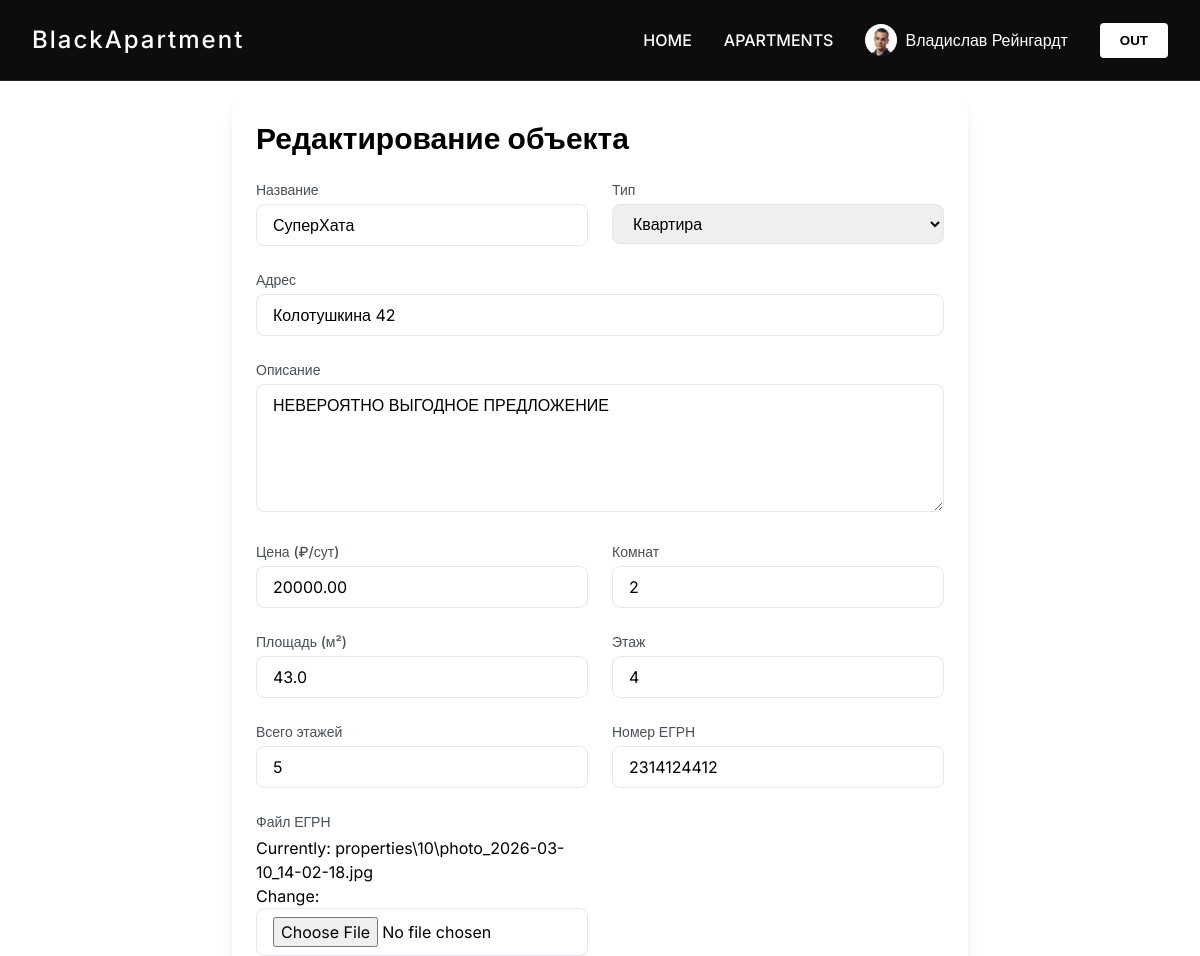
Before: /property/edit/10/ (signed in, upper part) with the older database file.
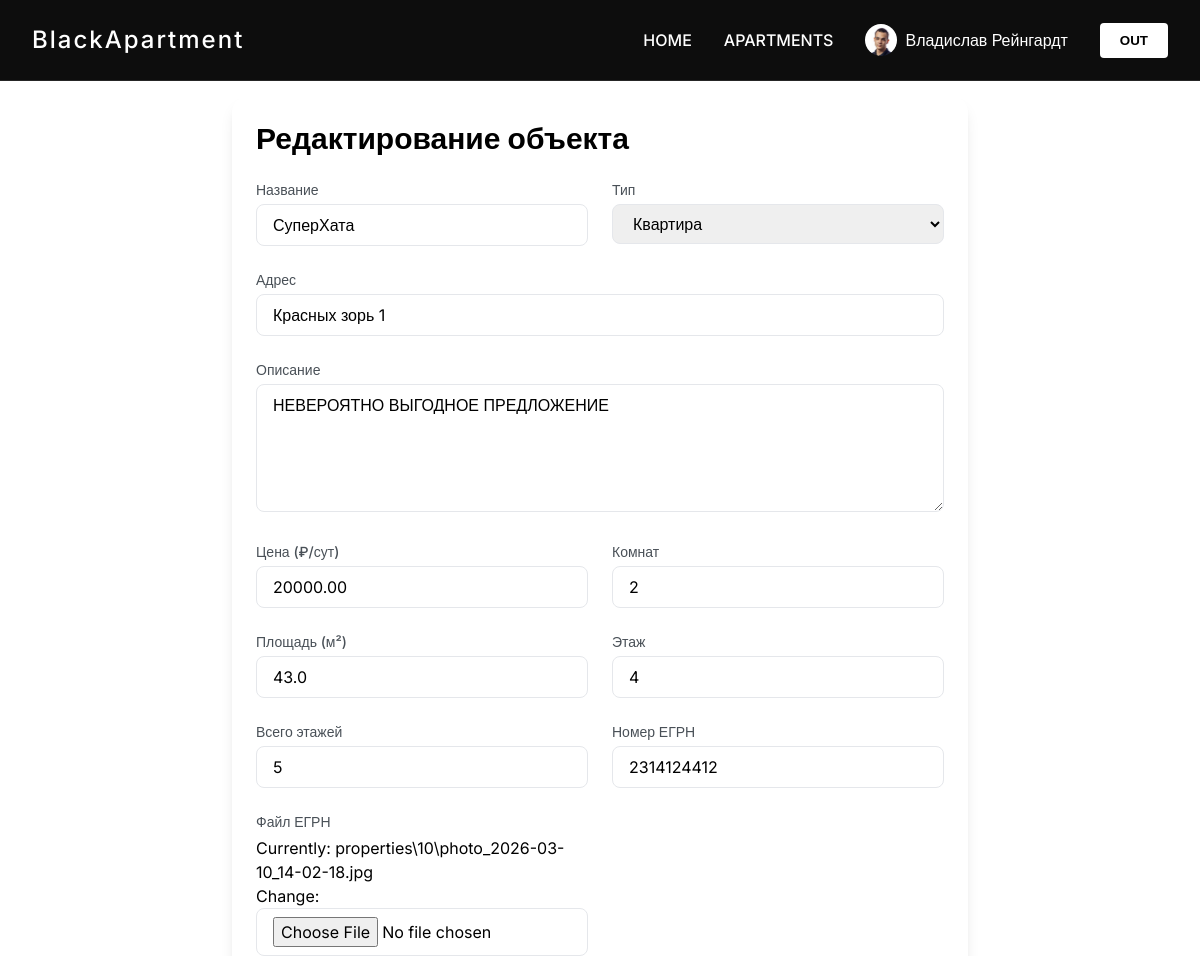
After: the same page with the newer database file.
### BlackApp/models.py (models this page shows, shortened)
class Property(models.Model):
    PROPERTY_TYPES = (
        ('apartment', 'Квартира'),
        ('house', 'Дом'),
        ('commercial', 'Коммерческая'),
        ('land', 'Участок'),
    )
    MODERATION_STATUSES = (
        ('draft', 'Черновик'),
        ('pending', 'На модерации'),
        ('approved', 'Одобрено'),
        ('rejected', 'Отклонено'),
        ('archived', 'В архиве'),
    )
    owner = models.ForeignKey(
        User,
        on_delete=models.CASCADE,
        related_name='properties',
        limit_choices_to={'user_type': 'landlord'},
        verbose_name='Владелец'
    )
    title = models.CharField('Заголовок', max_length=200)
    description = models.TextField('Описание')
    address = models.CharField('Адрес', max_length=255, db_index=True)
    latitude = models.FloatField('Широта', null=True, blank=True)
    longitude = models.FloatField('Долгота', null=True, blank=True)
    property_type = models.CharField('Тип', max_length=20, choices=PROPERTY_TYPES, db_index=True)
    price = models.DecimalField('Цена', max_digits=12, decimal_places=2, db_index=True)
    rooms = models.PositiveSmallIntegerField('Комнат', null=True, blank=True, db_index=True)
    area = models.FloatField('Площадь (м²)')
    floor = models.PositiveSmallIntegerField('Этаж', null=True, blank=True)
    floors_total = models.PositiveSmallIntegerField('Этажей в доме', null=True, blank=True)
    has_furniture = models.BooleanField('С мебелью', default=False)
    has_appliances = models.BooleanField('С техникой', default=False)
    separate_bathroom = models.BooleanField('Раздельный санулзел', default=False)
    allows_pets = models.BooleanField('Можно с животными', default=False)
    allows_children = models.BooleanField('Можно с детьми', default=False)
    egrn_number = models.CharField(
        'Номер ЕГРН',
        max_length=50,
        unique=True,
        help_text='Выписка из Единого государственного реестра недвижимости'
    )
    egrn_file = models.FileField(
        'Файл ЕГРН',
        upload_to='temp/egrn/%Y/%m/',
        help_text='Загрузите выписку из ЕГРН'
    )
    egrn_verified = models.BooleanField('ЕГРН проверен', default=False)
    moderation_status = models.CharField(
        'Статус модерации',
        max_length=20,
        choices=MODERATION_STATUSES,
        default='pending',
        db_index=True
    )
    moderator = models.ForeignKey(
        User,
        on_delete=models.SET_NULL,
        null=True,
        blank=True,
        related_name='moderated_properties',
        limit_choices_to={'user_type__in': ['moderator', 'admin']}
    )
    moderation_comment = models.TextField('Комментарий модератора', blank=True)
    moderated_at = models.DateTimeField('Дата модерации', null=True, blank=True)
    created_at = models.DateTimeField('Создано', auto_now_add=True, db_index=True)
    updated_at = models.DateTimeField('Обновлено', auto_now=True)
    published_at = models.DateTimeField('Опубликовано', null=True, blank=True, db_index=True)
    views_count = models.PositiveIntegerField('Просмотры', default=0)
    class Meta:
        verbose_name = 'Объект недвижимости'
        verbose_name_plural = 'Объекты недвижимости'
        ordering = ['-published_at']
        indexes = [
            models.Index(fields=['moderation_status', 'published_at']),
            models.Index(fields=['property_type', 'price']),
            models.Index(fields=['rooms', 'area']),
        ]

### BlackApp/views.py (the view)
# urls.py: path('property/edit/<int:property_id>/', views.edit_property, name='edit_property'),
@login_required
def edit_property(request, property_id):
    property_obj = get_object_or_404(Property, id=property_id, owner=request.user)
    if request.method == 'POST':
        form = PropertyForm(request.POST, request.FILES, instance=property_obj)
        if form.is_valid():
            property_obj = form.save(commit=False)
            property_obj.save()
            delete_images = request.POST.getlist('delete_images')
            if delete_images:
                PropertyImage.objects.filter(id__in=delete_images, property=property_obj).delete()
            new_images = request.FILES.getlist('new_images')
            for i, img in enumerate(new_images):
                PropertyImage.objects.create(
                    property=property_obj,
                    image=img,
                    is_main=(not property_obj.images.exists() and i == 0)
                )
            main_image_id = request.POST.get('main_image')
            if main_image_id:
                property_obj.images.update(is_main=False)
                PropertyImage.objects.filter(id=main_image_id, property=property_obj).update(is_main=True)
            messages.success(request, 'Объект успешно обновлён')
            return redirect('profile')
        else:
            messages.error(request, 'Исправьте ошибки в форме')
    else:
        form = PropertyForm(instance=property_obj)
    return render(request, 'BlackApp/add_property.html', {
        'form': form,
        'property': property_obj
    })

### BlackApp/forms.py
class PropertyForm(forms.ModelForm):
    class Meta:
        model = Property
        fields = [
            'title', 'description', 'address', 'property_type', 'price',
            'rooms', 'area', 'floor', 'floors_total',
            'has_furniture', 'has_appliances', 'allows_pets', 'allows_children', 'separate_bathroom',
            'egrn_number', 'egrn_file'
        ]
        widgets = {
            'description': forms.Textarea(attrs={'rows': 4}),
        }

### templates/BlackApp/add_property.html (shortened to what this page needs)
{% extends 'BlackApp/base.html' %}
{% load static %}
{% load widget_tweaks %}
{% block content %}
<div class="pt-24 container mx-auto px-4 max-w-3xl">
    <div class="bg-white rounded-2xl shadow-lg p-6">
        <h1 class="text-3xl font-bold mb-6">Редактирование объекта</h1>
        <form method="post" enctype="multipart/form-data">
            <div class="grid grid-cols-1 md:grid-cols-2 gap-6">
                <div>
                    <label class="block text-sm font-medium text-noir-700 mb-1">Название</label>
                    {{ form.title|add_class:"w-full border border-noir-300 rounded-lg px-4 py-2" }}
                </div>
                <div>
                    <label class="block text-sm font-medium text-noir-700 mb-1">Тип</label>
                    {{ form.property_type|add_class:"w-full border border-noir-300 rounded-lg px-4 py-2" }}
                </div>
                <div class="md:col-span-2">
                    <label class="block text-sm font-medium text-noir-700 mb-1">Адрес</label>
                    {{ form.address|add_class:"w-full border border-noir-300 rounded-lg px-4 py-2" }}
                </div>
                <div class="md:col-span-2">
                    <label class="block text-sm font-medium text-noir-700 mb-1">Описание</label>
                    {{ form.description|add_class:"w-full border border-noir-300 rounded-lg px-4 py-2 h-32" }}
                </div>
                <div>
                    <label class="block text-sm font-medium text-noir-700 mb-1">Цена (₽/сут)</label>
                    {{ form.price|add_class:"w-full border border-noir-300 rounded-lg px-4 py-2" }}
                </div>
                <div>
                    <label class="block text-sm font-medium text-noir-700 mb-1">Комнат</label>
                    {{ form.rooms|add_class:"w-full border border-noir-300 rounded-lg px-4 py-2" }}
                </div>
                <div>
                    <label class="block text-sm font-medium text-noir-700 mb-1">Площадь (м²)</label>
                    {{ form.area|add_class:"w-full border border-noir-300 rounded-lg px-4 py-2" }}
                </div>
                <div>
                    <label class="block text-sm font-medium text-noir-700 mb-1">Этаж</label>
                    {{ form.floor|add_class:"w-full border border-noir-300 rounded-lg px-4 py-2" }}
                </div>
                <div>
                    <label class="block text-sm font-medium text-noir-700 mb-1">Всего этажей</label>
                    {{ form.floors_total|add_class:"w-full border border-noir-300 rounded-lg px-4 py-2" }}
                </div>
                <div>
                    <label class="block text-sm font-medium text-noir-700 mb-1">Номер ЕГРН</label>
                    {{ form.egrn_number|add_class:"w-full border border-noir-300 rounded-lg px-4 py-2" }}
                </div>
                <div>
                    <label class="block text-sm font-medium text-noir-700 mb-1">Файл ЕГРН</label>
                    {{ form.egrn_file|add_class:"w-full border border-noir-300 rounded-lg px-4 py-2" }}
                </div>
            </div>
        </form>
    </div>
</div>
{% endblock %}

Changed rows visible on the page:
changed Property "СуперХата": address "Колотушкина 42" → "Красных зорь 1"
